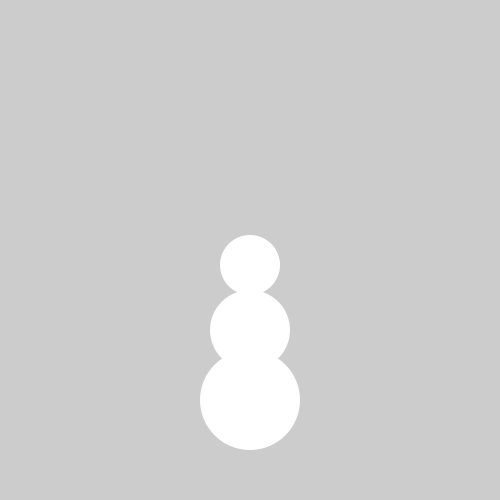
Frame 1 (no input)
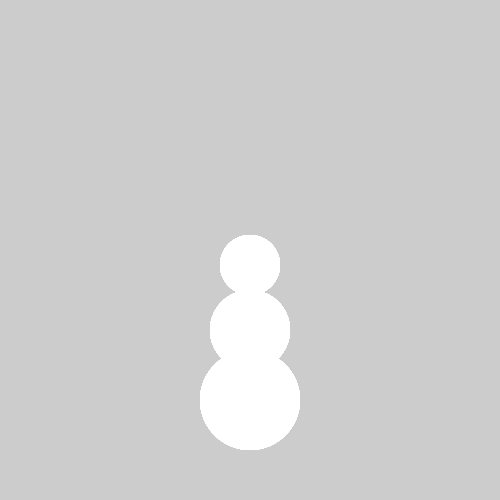
Frame 60 (the mouse pressed at the canvas centre just before this capture)
Frame 120 (the mouse held since frame 60 and released just before this capture): identical to frame 60, image omitted

The Processing sketch that drew these frames (run headless with seeded random() and noise(); from frame 60 on, the mouse is pressed at the canvas centre):

// Processing sketch: Snowman
// ── Snowman.pde
void setup (){
  size(500,500);
}

int y = 400;
void draw(){  
  noStroke();
  ellipse(250, y-135,60,60);
  ellipse(250, y-70, 80, 80);
 ellipse(250,y,100,100); 
}
